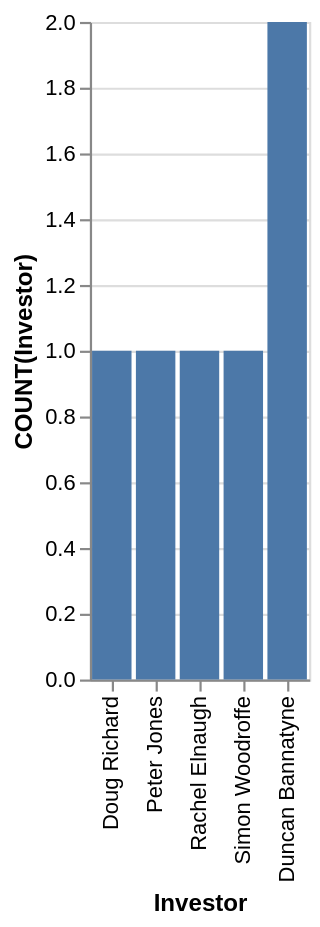

Write a Vega-Lite specification for this figure.
### Vega-Lite specification from a JSON file in a GitHub repository (floating-point values rounded to 4 significant figures)
{"data": {"values": [{"x_data": "Doug Richard", "y_data": 1}, {"x_data": "Duncan Bannatyne", "y_data": 2}, {"x_data": "Peter Jones", "y_data": 1}, {"x_data": "Rachel Elnaugh", "y_data": 1}, {"x_data": "Simon Woodroffe", "y_data": 1}]}, "mark": "bar", "encoding": {"x": {"field": "x_data", "type": "nominal", "title": "Investor", "sort": {"op": "sum", "field": "y_data", "order": "ascending"}}, "y": {"field": "y_data", "type": "quantitative", "title": "COUNT(Investor)"}}}
